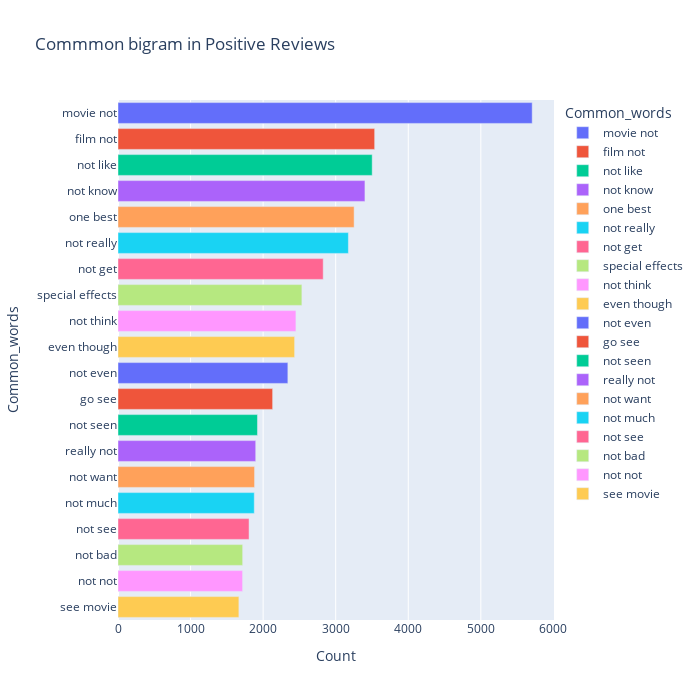

Notebook source saved alongside this figure:
### Code cell
most_common_uni = get_top_text_ngrams(df.Reviews_clean[df['Ratings']>=7],20,2)
most_common_uni = dict(most_common_uni)
temp = pd.DataFrame(columns = ["Common_words" , 'Count'])
temp["Common_words"] = list(most_common_uni.keys())
temp["Count"] = list(most_common_uni.values())
fig = px.bar(temp, x="Count", y="Common_words", title='Commmon bigram in Positive Reviews', orientation='h', 
             width=700, height=700,color='Common_words')
fig.show()

### Figure 1 — Plotly figure (JSON) as saved in the notebook; plotly's stock layout.template omitted (floating-point values rounded to 4 significant figures)
{"data": [{"alignmentgroup": "True", "hovertemplate": "Common_words=%{y}<br>Count=%{x}<extra></extra>", "legendgroup": "movie not", "marker": {"color": "#636efa", "pattern": {"shape": ""}}, "name": "movie not", "offsetgroup": "movie not", "orientation": "h", "showlegend": true, "textposition": "auto", "type": "bar", "x": [5708], "xaxis": "x", "y": ["movie not"], "yaxis": "y"}, {"alignmentgroup": "True", "hovertemplate": "Common_words=%{y}<br>Count=%{x}<extra></extra>", "legendgroup": "film not", "marker": {"color": "#EF553B", "pattern": {"shape": ""}}, "name": "film not", "offsetgroup": "film not", "orientation": "h", "showlegend": true, "textposition": "auto", "type": "bar", "x": [3537], "xaxis": "x", "y": ["film not"], "yaxis": "y"}, {"alignmentgroup": "True", "hovertemplate": "Common_words=%{y}<br>Count=%{x}<extra></extra>", "legendgroup": "not like", "marker": {"color": "#00cc96", "pattern": {"shape": ""}}, "name": "not like", "offsetgroup": "not like", "orientation": "h", "showlegend": true, "textposition": "auto", "type": "bar", "x": [3503], "xaxis": "x", "y": ["not like"], "yaxis": "y"}, {"alignmentgroup": "True", "hovertemplate": "Common_words=%{y}<br>Count=%{x}<extra></extra>", "legendgroup": "not know", "marker": {"color": "#ab63fa", "pattern": {"shape": ""}}, "name": "not know", "offsetgroup": "not know", "orientation": "h", "showlegend": true, "textposition": "auto", "type": "bar", "x": [3403], "xaxis": "x", "y": ["not know"], "yaxis": "y"}, {"alignmentgroup": "True", "hovertemplate": "Common_words=%{y}<br>Count=%{x}<extra></extra>", "legendgroup": "one best", "marker": {"color": "#FFA15A", "pattern": {"shape": ""}}, "name": "one best", "offsetgroup": "one best", "orientation": "h", "showlegend": true, "textposition": "auto", "type": "bar", "x": [3254], "xaxis": "x", "y": ["one best"], "yaxis": "y"}, {"alignmentgroup": "True", "hovertemplate": "Common_words=%{y}<br>Count=%{x}<extra></extra>", "legendgroup": "not really", "marker": {"color": "#19d3f3", "pattern": {"shape": ""}}, "name": "not really", "offsetgroup": "not really", "orientation": "h", "showlegend": true, "textposition": "auto", "type": "bar", "x": [3175], "xaxis": "x", "y": ["not really"], "yaxis": "y"}, {"alignmentgroup": "True", "hovertemplate": "Common_words=%{y}<br>Count=%{x}<extra></extra>", "legendgroup": "not get", "marker": {"color": "#FF6692", "pattern": {"shape": ""}}, "name": "not get", "offsetgroup": "not get", "orientation": "h", "showlegend": true, "textposition": "auto", "type": "bar", "x": [2828], "xaxis": "x", "y": ["not get"], "yaxis": "y"}, {"alignmentgroup": "True", "hovertemplate": "Common_words=%{y}<br>Count=%{x}<extra></extra>", "legendgroup": "special effects", "marker": {"color": "#B6E880", "pattern": {"shape": ""}}, "name": "special effects", "offsetgroup": "special effects", "orientation": "h", "showlegend": true, "textposition": "auto", "type": "bar", "x": [2534], "xaxis": "x", "y": ["special effects"], "yaxis": "y"}, {"alignmentgroup": "True", "hovertemplate": "Common_words=%{y}<br>Count=%{x}<extra></extra>", "legendgroup": "not think", "marker": {"color": "#FF97FF", "pattern": {"shape": ""}}, "name": "not think", "offsetgroup": "not think", "orientation": "h", "showlegend": true, "textposition": "auto", "type": "bar", "x": [2452], "xaxis": "x", "y": ["not think"], "yaxis": "y"}, {"alignmentgroup": "True", "hovertemplate": "Common_words=%{y}<br>Count=%{x}<extra></extra>", "legendgroup": "even though", "marker": {"color": "#FECB52", "pattern": {"shape": ""}}, "name": "even though", "offsetgroup": "even though", "orientation": "h", "showlegend": true, "textposition": "auto", "type": "bar", "x": [2434], "xaxis": "x", "y": ["even though"], "yaxis": "y"}, {"alignmentgroup": "True", "hovertemplate": "Common_words=%{y}<br>Count=%{x}<extra></extra>", "legendgroup": "not even", "marker": {"color": "#636efa", "pattern": {"shape": ""}}, "name": "not even", "offsetgroup": "not even", "orientation": "h", "showlegend": true, "textposition": "auto", "type": "bar", "x": [2341], "xaxis": "x", "y": ["not even"], "yaxis": "y"}, {"alignmentgroup": "True", "hovertemplate": "Common_words=%{y}<br>Count=%{x}<extra></extra>", "legendgroup": "go see", "marker": {"color": "#EF553B", "pattern": {"shape": ""}}, "name": "go see", "offsetgroup": "go see", "orientation": "h", "showlegend": true, "textposition": "auto", "type": "bar", "x": [2131], "xaxis": "x", "y": ["go see"], "yaxis": "y"}, {"alignmentgroup": "True", "hovertemplate": "Common_words=%{y}<br>Count=%{x}<extra></extra>", "legendgroup": "not seen", "marker": {"color": "#00cc96", "pattern": {"shape": ""}}, "name": "not seen", "offsetgroup": "not seen", "orientation": "h", "showlegend": true, "textposition": "auto", "type": "bar", "x": [1922], "xaxis": "x", "y": ["not seen"], "yaxis": "y"}, {"alignmentgroup": "True", "hovertemplate": "Common_words=%{y}<br>Count=%{x}<extra></extra>", "legendgroup": "really not", "marker": {"color": "#ab63fa", "pattern": {"shape": ""}}, "name": "really not", "offsetgroup": "really not", "orientation": "h", "showlegend": true, "textposition": "auto", "type": "bar", "x": [1898], "xaxis": "x", "y": ["really not"], "yaxis": "y"}, {"alignmentgroup": "True", "hovertemplate": "Common_words=%{y}<br>Count=%{x}<extra></extra>", "legendgroup": "not want", "marker": {"color": "#FFA15A", "pattern": {"shape": ""}}, "name": "not want", "offsetgroup": "not want", "orientation": "h", "showlegend": true, "textposition": "auto", "type": "bar", "x": [1882], "xaxis": "x", "y": ["not want"], "yaxis": "y"}, {"alignmentgroup": "True", "hovertemplate": "Common_words=%{y}<br>Count=%{x}<extra></extra>", "legendgroup": "not much", "marker": {"color": "#19d3f3", "pattern": {"shape": ""}}, "name": "not much", "offsetgroup": "not much", "orientation": "h", "showlegend": true, "textposition": "auto", "type": "bar", "x": [1878], "xaxis": "x", "y": ["not much"], "yaxis": "y"}, {"alignmentgroup": "True", "hovertemplate": "Common_words=%{y}<br>Count=%{x}<extra></extra>", "legendgroup": "not see", "marker": {"color": "#FF6692", "pattern": {"shape": ""}}, "name": "not see", "offsetgroup": "not see", "orientation": "h", "showlegend": true, "textposition": "auto", "type": "bar", "x": [1806], "xaxis": "x", "y": ["not see"], "yaxis": "y"}, {"alignmentgroup": "True", "hovertemplate": "Common_words=%{y}<br>Count=%{x}<extra></extra>", "legendgroup": "not bad", "marker": {"color": "#B6E880", "pattern": {"shape": ""}}, "name": "not bad", "offsetgroup": "not bad", "orientation": "h", "showlegend": true, "textposition": "auto", "type": "bar", "x": [1718], "xaxis": "x", "y": ["not bad"], "yaxis": "y"}, {"alignmentgroup": "True", "hovertemplate": "Common_words=%{y}<br>Count=%{x}<extra></extra>", "legendgroup": "not not", "marker": {"color": "#FF97FF", "pattern": {"shape": ""}}, "name": "not not", "offsetgroup": "not not", "orientation": "h", "showlegend": true, "textposition": "auto", "type": "bar", "x": [1717], "xaxis": "x", "y": ["not not"], "yaxis": "y"}, {"alignmentgroup": "True", "hovertemplate": "Common_words=%{y}<br>Count=%{x}<extra></extra>", "legendgroup": "see movie", "marker": {"color": "#FECB52", "pattern": {"shape": ""}}, "name": "see movie", "offsetgroup": "see movie", "orientation": "h", "showlegend": true, "textposition": "auto", "type": "bar", "x": [1666], "xaxis": "x", "y": ["see movie"], "yaxis": "y"}], "layout": {"barmode": "relative", "height": 700, "legend": {"title": {"text": "Common_words"}, "tracegroupgap": 0}, "title": {"text": "Commmon bigram in Positive Reviews"}, "width": 700, "xaxis": {"anchor": "y", "domain": [0, 1], "title": {"text": "Count"}}, "yaxis": {"anchor": "x", "categoryarray": ["see movie", "not not", "not bad", "not see", "not much", "not want", "really not", "not seen", "go see", "not even", "even though", "not think", "special effects", "not get", "not really", "one best", "not know", "not like", "film not", "movie not"], "categoryorder": "array", "domain": [0, 1], "title": {"text": "Common_words"}}}}
